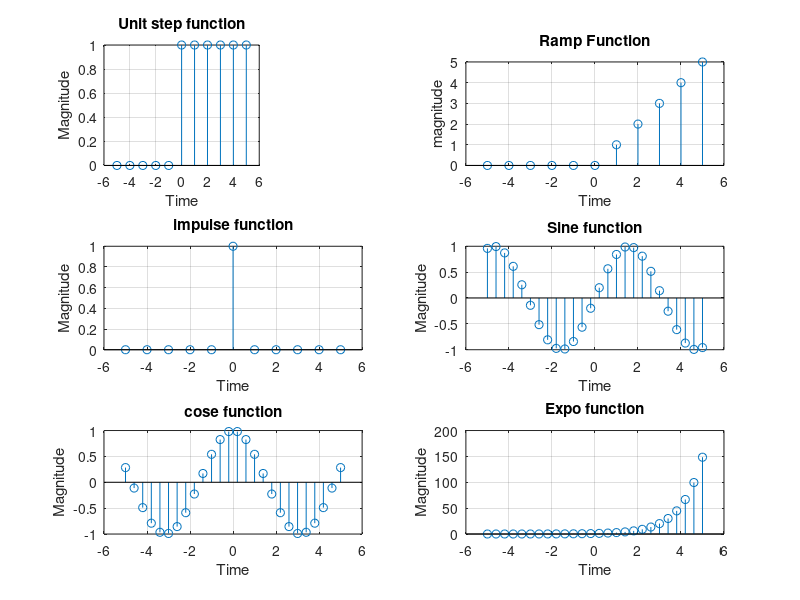

Write the MATLAB code that produced this figure.
%prog to plot basic functions like unit step, ramp, impulse,sin,cos & exponential

clc;
clear;
close all;
%unit step function
x=-5:1:5;   % defined for stem axis range
xn=[zeros(1,5),ones(1,6)]; % a/c to x length define input values
subplot(3,3,1);
stem(x,xn);
xlabel('Time');
ylabel('Magnitude');
title('Unit step function');
grid on;

%ramp function
a=-5:1:5;  
an=[zeros(1,5) ones(1,6)]; 
k=a.*an;
subplot(3,2,2);
stem(a,k);
xlabel('Time');
ylabel('magnitude');
title('Ramp Function');
grid on;

%impulse function
b=-5:1:5;
bn=[zeros(1,5) 1 zeros(1,5)]
subplot(323);
stem(b,bn);         % also stem(b,b) if(b=0:1:5)
xlabel('Time');
ylabel('Magnitude');
title('impulse function');
grid on;

%sine function
n=-5:0.4:5;
kn=sin(n);
subplot(324);
stem(n,kn);
xlabel('Time');
ylabel('Magnitude');
title('Sine function');
grid on;

%cos function
c=-5:0.4:5;
cn=cos(c);
subplot(325);
stem(c,cn);
xlabel('Time');
ylabel('Magnitude');
title('cose function');
grid on;

%exponential
c=-5:0.4:5;
cn=exp(c);
subplot(326);
stem(c,cn);
xlabel('Time');
ylabel('Magnitude');
title('Expo function');
grid on;
    
